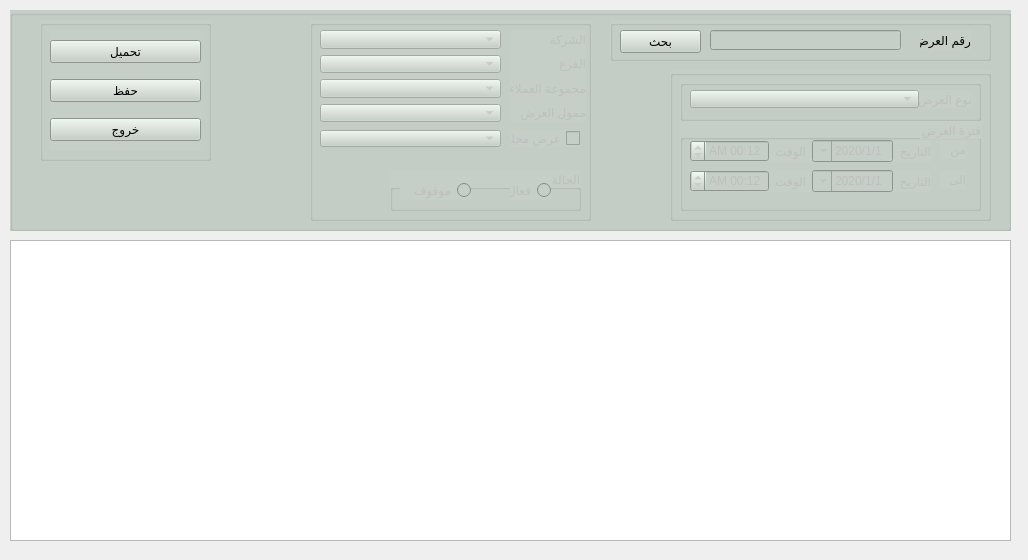
<?xml version="1.0" encoding="UTF-8"?>
<ui version="4.0">
 <class>QForm_prom_upload</class>
 <widget class="QWidget" name="QForm_prom_upload">
  <property name="geometry">
   <rect>
    <x>0</x>
    <y>0</y>
    <width>1028</width>
    <height>560</height>
   </rect>
  </property>
  <property name="minimumSize">
   <size>
    <width>1028</width>
    <height>560</height>
   </size>
  </property>
  <property name="maximumSize">
   <size>
    <width>1028</width>
    <height>560</height>
   </size>
  </property>
  <property name="windowTitle">
   <string>تحميل اصناف العروض</string>
  </property>
  <property name="toolTip">
   <string/>
  </property>
  <property name="layoutDirection">
   <enum>Qt::RightToLeft</enum>
  </property>
  <widget class="QWidget" name="gridLayoutWidget">
   <property name="geometry">
    <rect>
     <x>190</x>
     <y>70</y>
     <width>2</width>
     <height>2</height>
    </rect>
   </property>
   <layout class="QGridLayout" name="gridLayout_2"/>
  </widget>
  <widget class="QGroupBox" name="groupBox">
   <property name="geometry">
    <rect>
     <x>10</x>
     <y>10</y>
     <width>1001</width>
     <height>221</height>
    </rect>
   </property>
   <property name="font">
    <font>
     <pointsize>10</pointsize>
     <weight>50</weight>
     <bold>false</bold>
    </font>
   </property>
   <property name="layoutDirection">
    <enum>Qt::LeftToRight</enum>
   </property>
   <property name="styleSheet">
    <string notr="true">
background-color: rgb(198, 207, 199);</string>
   </property>
   <property name="title">
    <string/>
   </property>
   <widget class="QGroupBox" name="groupBox_3">
    <property name="enabled">
     <bool>false</bool>
    </property>
    <property name="geometry">
     <rect>
      <x>300</x>
      <y>10</y>
      <width>281</width>
      <height>201</height>
     </rect>
    </property>
    <property name="title">
     <string/>
    </property>
    <widget class="QWidget" name="layoutWidget">
     <property name="geometry">
      <rect>
       <x>10</x>
       <y>10</y>
       <width>181</width>
       <height>92</height>
      </rect>
     </property>
     <layout class="QVBoxLayout" name="verticalLayout_3">
      <item>
       <widget class="QComboBox" name="Qcombo_company"/>
      </item>
      <item>
       <widget class="QComboBox" name="Qcombo_branch"/>
      </item>
      <item>
       <widget class="QComboBox" name="Qcombo_cust_group"/>
      </item>
      <item>
       <widget class="QComboBox" name="Qcombo_sponsor"/>
      </item>
     </layout>
    </widget>
    <widget class="QWidget" name="layoutWidget">
     <property name="geometry">
      <rect>
       <x>200</x>
       <y>10</y>
       <width>76</width>
       <height>91</height>
      </rect>
     </property>
     <layout class="QVBoxLayout" name="verticalLayout_2">
      <item>
       <widget class="QLabel" name="label_4">
        <property name="text">
         <string>الشركة</string>
        </property>
       </widget>
      </item>
      <item>
       <widget class="QLabel" name="label_11">
        <property name="text">
         <string>الفرع</string>
        </property>
       </widget>
      </item>
      <item>
       <widget class="QLabel" name="label_5">
        <property name="text">
         <string>مجموعة العملاء</string>
        </property>
       </widget>
      </item>
      <item>
       <widget class="QLabel" name="label_6">
        <property name="text">
         <string>ممول العرض</string>
        </property>
       </widget>
      </item>
     </layout>
    </widget>
    <widget class="QCheckBox" name="QcheckBox_magazine">
     <property name="geometry">
      <rect>
       <x>200</x>
       <y>110</y>
       <width>70</width>
       <height>17</height>
      </rect>
     </property>
     <property name="layoutDirection">
      <enum>Qt::RightToLeft</enum>
     </property>
     <property name="text">
      <string>عرض مجلة</string>
     </property>
    </widget>
    <widget class="QComboBox" name="Qcombo_magazine">
     <property name="geometry">
      <rect>
       <x>10</x>
       <y>110</y>
       <width>181</width>
       <height>17</height>
      </rect>
     </property>
    </widget>
    <widget class="QGroupBox" name="groupBox_6">
     <property name="geometry">
      <rect>
       <x>80</x>
       <y>150</y>
       <width>191</width>
       <height>41</height>
      </rect>
     </property>
     <property name="layoutDirection">
      <enum>Qt::RightToLeft</enum>
     </property>
     <property name="title">
      <string>الحالة</string>
     </property>
     <widget class="QRadioButton" name="Qradio_active">
      <property name="geometry">
       <rect>
        <x>120</x>
        <y>10</y>
        <width>41</width>
        <height>20</height>
       </rect>
      </property>
      <property name="layoutDirection">
       <enum>Qt::RightToLeft</enum>
      </property>
      <property name="text">
       <string>فعال</string>
      </property>
     </widget>
     <widget class="QRadioButton" name="Qradio_inactive">
      <property name="geometry">
       <rect>
        <x>10</x>
        <y>10</y>
        <width>71</width>
        <height>20</height>
       </rect>
      </property>
      <property name="layoutDirection">
       <enum>Qt::RightToLeft</enum>
      </property>
      <property name="text">
       <string>موقوف</string>
      </property>
     </widget>
    </widget>
   </widget>
   <widget class="QGroupBox" name="groupBox_5">
    <property name="geometry">
     <rect>
      <x>600</x>
      <y>10</y>
      <width>381</width>
      <height>41</height>
     </rect>
    </property>
    <property name="layoutDirection">
     <enum>Qt::RightToLeft</enum>
    </property>
    <property name="title">
     <string/>
    </property>
    <widget class="QLabel" name="label_12">
     <property name="geometry">
      <rect>
       <x>310</x>
       <y>10</y>
       <width>51</width>
       <height>20</height>
      </rect>
     </property>
     <property name="text">
      <string>رقم العرض</string>
     </property>
    </widget>
    <widget class="QLineEdit" name="Qline_promotion">
     <property name="geometry">
      <rect>
       <x>100</x>
       <y>10</y>
       <width>191</width>
       <height>20</height>
      </rect>
     </property>
    </widget>
    <widget class="QPushButton" name="Qbtn_search">
     <property name="geometry">
      <rect>
       <x>10</x>
       <y>10</y>
       <width>81</width>
       <height>23</height>
      </rect>
     </property>
     <property name="text">
      <string>بحث</string>
     </property>
    </widget>
   </widget>
   <widget class="QGroupBox" name="QgroupBox_prom">
    <property name="enabled">
     <bool>false</bool>
    </property>
    <property name="geometry">
     <rect>
      <x>660</x>
      <y>60</y>
      <width>321</width>
      <height>151</height>
     </rect>
    </property>
    <property name="title">
     <string/>
    </property>
    <widget class="QGroupBox" name="groupBox_2">
     <property name="enabled">
      <bool>false</bool>
     </property>
     <property name="geometry">
      <rect>
       <x>10</x>
       <y>50</y>
       <width>301</width>
       <height>91</height>
      </rect>
     </property>
     <property name="layoutDirection">
      <enum>Qt::RightToLeft</enum>
     </property>
     <property name="title">
      <string>فترة العرض</string>
     </property>
     <widget class="QWidget" name="layoutWidget">
      <property name="geometry">
       <rect>
        <x>10</x>
        <y>20</y>
        <width>241</width>
        <height>22</height>
       </rect>
      </property>
      <layout class="QHBoxLayout" name="horizontalLayout">
       <item>
        <widget class="QLabel" name="label_3">
         <property name="text">
          <string>التاريخ</string>
         </property>
        </widget>
       </item>
       <item>
        <widget class="QDateTimeEdit" name="Qdate_from">
         <property name="layoutDirection">
          <enum>Qt::RightToLeft</enum>
         </property>
         <property name="minimumDateTime">
          <datetime>
           <hour>0</hour>
           <minute>0</minute>
           <second>0</second>
           <year>2020</year>
           <month>1</month>
           <day>1</day>
          </datetime>
         </property>
         <property name="displayFormat">
          <string>d/M/yyyy</string>
         </property>
         <property name="calendarPopup">
          <bool>true</bool>
         </property>
        </widget>
       </item>
       <item>
        <widget class="QLabel" name="label_2">
         <property name="text">
          <string>الوقت</string>
         </property>
        </widget>
       </item>
       <item>
        <widget class="QDateTimeEdit" name="Qtime_from">
         <property name="displayFormat">
          <string>h:mm AP</string>
         </property>
         <property name="calendarPopup">
          <bool>false</bool>
         </property>
        </widget>
       </item>
      </layout>
     </widget>
     <widget class="QLabel" name="label_9">
      <property name="geometry">
       <rect>
        <x>260</x>
        <y>20</y>
        <width>26</width>
        <height>19</height>
       </rect>
      </property>
      <property name="text">
       <string>من</string>
      </property>
     </widget>
     <widget class="QLabel" name="label_10">
      <property name="geometry">
       <rect>
        <x>260</x>
        <y>50</y>
        <width>26</width>
        <height>19</height>
       </rect>
      </property>
      <property name="text">
       <string>الى</string>
      </property>
     </widget>
     <widget class="QWidget" name="layoutWidget_2">
      <property name="geometry">
       <rect>
        <x>10</x>
        <y>50</y>
        <width>241</width>
        <height>22</height>
       </rect>
      </property>
      <layout class="QHBoxLayout" name="horizontalLayout_2">
       <item>
        <widget class="QLabel" name="label_8">
         <property name="text">
          <string>التاريخ</string>
         </property>
        </widget>
       </item>
       <item>
        <widget class="QDateTimeEdit" name="Qdate_to">
         <property name="minimumDateTime">
          <datetime>
           <hour>0</hour>
           <minute>0</minute>
           <second>0</second>
           <year>2020</year>
           <month>1</month>
           <day>1</day>
          </datetime>
         </property>
         <property name="displayFormat">
          <string>d/M/yyyy</string>
         </property>
         <property name="calendarPopup">
          <bool>true</bool>
         </property>
        </widget>
       </item>
       <item>
        <widget class="QLabel" name="label_7">
         <property name="text">
          <string>الوقت</string>
         </property>
        </widget>
       </item>
       <item>
        <widget class="QDateTimeEdit" name="Qtime_to">
         <property name="displayFormat">
          <string>h:mm AP</string>
         </property>
         <property name="calendarPopup">
          <bool>false</bool>
         </property>
        </widget>
       </item>
      </layout>
     </widget>
    </widget>
    <widget class="QGroupBox" name="groupBox_4">
     <property name="enabled">
      <bool>false</bool>
     </property>
     <property name="geometry">
      <rect>
       <x>10</x>
       <y>10</y>
       <width>301</width>
       <height>41</height>
      </rect>
     </property>
     <property name="layoutDirection">
      <enum>Qt::RightToLeft</enum>
     </property>
     <property name="title">
      <string/>
     </property>
     <widget class="QLabel" name="label">
      <property name="geometry">
       <rect>
        <x>180</x>
        <y>10</y>
        <width>112</width>
        <height>18</height>
       </rect>
      </property>
      <property name="text">
       <string>نوع العرض</string>
      </property>
     </widget>
     <widget class="QComboBox" name="Qcombo_promotion">
      <property name="geometry">
       <rect>
        <x>10</x>
        <y>10</y>
        <width>229</width>
        <height>18</height>
       </rect>
      </property>
      <property name="layoutDirection">
       <enum>Qt::LeftToRight</enum>
      </property>
      <property name="modelColumn">
       <number>0</number>
      </property>
     </widget>
    </widget>
   </widget>
   <widget class="QGroupBox" name="groupBox_8">
    <property name="geometry">
     <rect>
      <x>30</x>
      <y>10</y>
      <width>171</width>
      <height>141</height>
     </rect>
    </property>
    <property name="title">
     <string/>
    </property>
    <widget class="QWidget" name="layoutWidget">
     <property name="geometry">
      <rect>
       <x>10</x>
       <y>10</y>
       <width>151</width>
       <height>121</height>
      </rect>
     </property>
     <layout class="QVBoxLayout" name="verticalLayout">
      <item>
       <widget class="QPushButton" name="Qbtn_upload">
        <property name="text">
         <string>تحميل</string>
        </property>
       </widget>
      </item>
      <item>
       <widget class="QPushButton" name="Qbtn_save">
        <property name="text">
         <string>حفظ</string>
        </property>
       </widget>
      </item>
      <item>
       <widget class="QPushButton" name="Qbtn_exit">
        <property name="text">
         <string>خروج</string>
        </property>
       </widget>
      </item>
     </layout>
    </widget>
   </widget>
  </widget>
  <widget class="QWidget" name="gridLayoutWidget_4">
   <property name="geometry">
    <rect>
     <x>10</x>
     <y>240</y>
     <width>1001</width>
     <height>301</height>
    </rect>
   </property>
   <layout class="QGridLayout" name="gridLayout_7">
    <item row="0" column="0">
     <widget class="QTableWidget" name="Qtable_promotion">
      <property name="acceptDrops">
       <bool>true</bool>
      </property>
     </widget>
    </item>
   </layout>
  </widget>
 </widget>
 <resources/>
 <connections/>
</ui>
